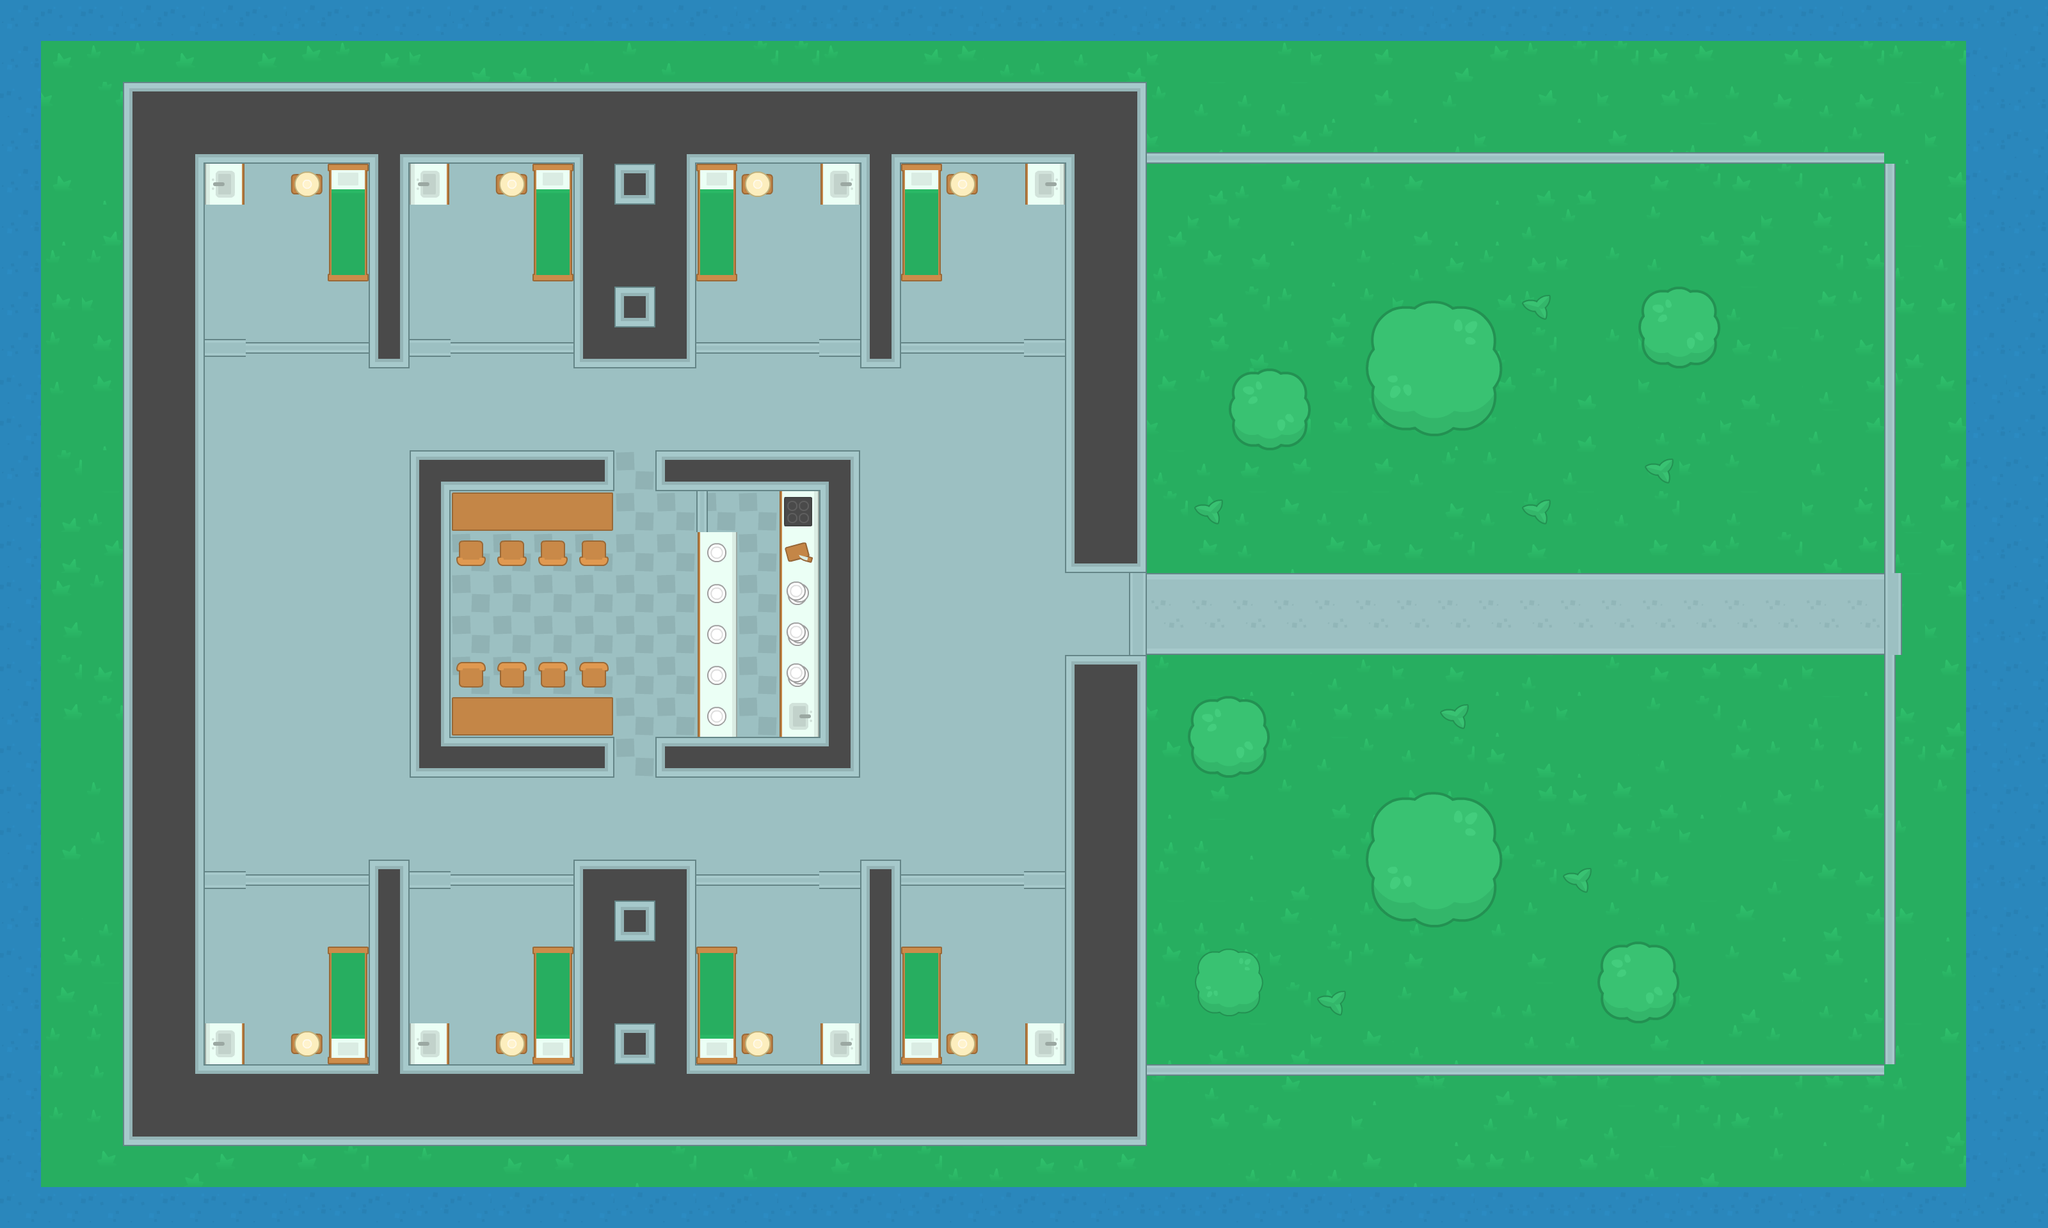

Rendered tile map (Tiled .tmx) drawn with the repository's tilesets; below, a short description and the map source with its tile grids summarised:
An orthogonal 50x30 tile map with 64x64 px tiles, 4 tile layers (Ground, Walls, furniture, decor), 2 tilesets and 88 objects (66x Wall, 18x Zombie, 2x health, Player, shotgun).

<map version="1.0" tiledversion="1.0.3" orientation="orthogonal" renderorder="right-down" width="50" height="30" tilewidth="64" tileheight="64" nextobjectid="96">
 <tileset firstgid="1" source="Tileset2.tsx" />
 <tileset firstgid="2161" source="Tileset.tsx" />
 <layer name="Ground" width="50" height="30">
  <data>[1500 cells, 1441 non-empty, 19 distinct tile ids]</data>
 </layer>
 <layer name="Walls" width="50" height="30">
  <data>[1500 cells, 542 non-empty, 25 distinct tile ids]</data>
 </layer>
 <layer name="furniture" width="50" height="30">
  <data>[1500 cells, 104 non-empty, 32 distinct tile ids]</data>
 </layer>
 <objectgroup name="Object Layer 1">
  <object id="3" name="Wall" x="1664" y="128" width="128" height="768" />
  <object id="6" name="Wall" x="192" y="128" width="1472" height="128" />
  <object id="7" name="Wall" x="192" y="256" width="128" height="1536" />
  <object id="8" name="Wall" x="320" y="1664" width="1472" height="128" />
  <object id="9" name="Wall" x="1664" y="1024" width="128" height="640" />
  <object id="10" name="Wall" x="1792" y="1664" width="1152" height="16" />
  <object id="12" name="Wall" x="2944" y="256" width="16" height="640" />
  <object id="13" name="Wall" x="1792" y="240" width="1152" height="16" />
  <object id="14" name="Wall" x="576" y="1344" width="64" height="320" />
  <object id="15" name="Wall" x="896" y="1344" width="192" height="320" />
  <object id="16" name="Wall" x="1344" y="1344" width="64" height="320" />
  <object id="17" name="Wall" x="1280" y="704" width="64" height="512" />
  <object id="18" name="Wall" x="640" y="704" width="64" height="512" />
  <object id="19" name="Wall" x="1216" y="704" width="64" height="512" />
  <object id="20" name="Wall" x="1088" y="832" width="64" height="320" />
  <object id="21" name="Wall" x="704" y="1152" width="256" height="64" />
  <object id="22" name="Wall" x="704" y="1088" width="256" height="64" />
  <object id="23" name="Wall" x="704" y="768" width="256" height="64" />
  <object id="24" name="Wall" x="704" y="704" width="256" height="64" />
  <object id="25" name="Wall" x="1024" y="704" width="256" height="64" />
  <object id="26" name="Wall" x="704" y="1040" width="240" height="48" />
  <object id="27" name="Wall" x="704" y="832" width="240" height="48" />
  <object id="28" name="Wall" x="896" y="256" width="192" height="320" />
  <object id="29" name="Wall" x="1344" y="256" width="64" height="320" />
  <object id="30" name="Wall" x="576" y="256" width="64" height="320" />
  <object id="31" name="Wall" x="704" y="528" width="192" height="32" />
  <object id="32" name="Wall" x="384" y="528" width="192" height="32" />
  <object id="33" name="Wall" x="1088" y="528" width="192" height="32" />
  <object id="34" name="Wall" x="1408" y="528" width="192" height="32" />
  <object id="35" name="Wall" x="1024" y="1152" width="192" height="64" />
  <object id="36" name="Wall" x="1408" y="1360" width="192" height="32" />
  <object id="37" name="Wall" x="1088" y="1360" width="192" height="32" />
  <object id="38" name="Wall" x="704" y="1360" width="192" height="32" />
  <object id="39" name="Wall" x="384" y="1360" width="192" height="32" />
  <object id="40" name="Wall" x="512" y="1488" width="64" height="176" />
  <object id="41" name="Wall" x="832" y="1488" width="64" height="176" />
  <object id="42" name="Wall" x="1088" y="1488" width="64" height="176" />
  <object id="43" name="Wall" x="1408" y="1488" width="64" height="176" />
  <object id="44" name="Wall" x="1408" y="256" width="64" height="176" />
  <object id="45" name="Wall" x="1088" y="256" width="64" height="176" />
  <object id="46" name="Wall" x="832" y="256" width="64" height="176" />
  <object id="47" name="Wall" x="512" y="256" width="64" height="176" />
  <object id="48" name="Wall" x="320" y="256" width="64" height="64" />
  <object id="49" name="Wall" x="640" y="256" width="64" height="64" />
  <object id="50" name="Wall" x="1280" y="256" width="64" height="64" />
  <object id="51" name="Wall" x="1600" y="256" width="64" height="64" />
  <object id="52" name="Wall" x="320" y="1600" width="64" height="64" />
  <object id="53" name="Wall" x="640" y="1600" width="64" height="64" />
  <object id="54" name="Wall" x="1280" y="1600" width="64" height="64" />
  <object id="55" name="Wall" x="1600" y="1600" width="64" height="64" />
  <object id="56" name="Wall" x="1472" y="1616" width="48" height="48" />
  <object id="57" name="Wall" x="1152" y="1616" width="48" height="48" />
  <object id="58" name="Wall" x="784" y="1616" width="48" height="48" />
  <object id="59" name="Wall" x="464" y="1616" width="48" height="48" />
  <object id="60" name="Wall" x="464" y="256" width="48" height="48" />
  <object id="61" name="Wall" x="784" y="256" width="48" height="48" />
  <object id="62" name="Wall" x="1152" y="256" width="48" height="48" />
  <object id="63" name="Wall" x="1472" y="256" width="48" height="48" />
  <object id="64" name="Wall" x="2160" y="1264" width="160" height="160" />
  <object id="65" name="Wall" x="2512" y="1488" width="96" height="96" />
  <object id="66" name="Wall" x="1888" y="1504" width="64" height="64" />
  <object id="67" name="Wall" x="1872" y="1104" width="96" height="96" />
  <object id="68" name="Wall" x="1936" y="592" width="96" height="96" />
  <object id="69" name="Wall" x="2160" y="496" width="160" height="160" />
  <object id="70" name="Wall" x="2576" y="464" width="96" height="96" />
  <object id="71" name="Player" x="400" y="400" width="32" height="32" />
  <object id="72" name="Zombie" x="1552" y="1488" width="32" height="32" />
  <object id="73" name="Zombie" x="1232" y="1488" width="32" height="32" />
  <object id="74" name="Zombie" x="720" y="1488" width="32" height="32" />
  <object id="75" name="Zombie" x="400" y="1488" width="32" height="32" />
  <object id="76" name="Zombie" x="1552" y="400" width="32" height="32" />
  <object id="77" name="Zombie" x="1232" y="400" width="32" height="32" />
  <object id="79" name="health" x="1168" y="976" width="32" height="32" />
  <object id="80" name="health" x="1552" y="1168" width="32" height="32" />
  <object id="81" name="shotgun" x="1616" y="976" width="32" height="32" />
  <object id="82" name="Zombie" x="2512" y="720" width="32" height="32" />
  <object id="83" name="Zombie" x="2576" y="784" width="32" height="32" />
  <object id="84" name="Zombie" x="2640" y="720" width="32" height="32" />
  <object id="85" name="Zombie" x="2576" y="656" width="32" height="32" />
  <object id="86" name="Zombie" x="2640" y="784" width="32" height="32" />
  <object id="87" name="Zombie" x="2384" y="720" width="32" height="32" />
  <object id="88" name="Zombie" x="2384" y="1104" width="32" height="32" />
  <object id="89" name="Zombie" x="2512" y="1104" width="32" height="32" />
  <object id="90" name="Zombie" x="2448" y="1168" width="32" height="32" />
  <object id="91" name="Zombie" x="2512" y="1168" width="32" height="32" />
  <object id="92" name="Zombie" x="2704" y="976" width="32" height="32" />
  <object id="93" name="Zombie" x="2768" y="912" width="32" height="32" />
  <object id="95" name="Wall" x="2944" y="1024" width="16" height="640" />
 </objectgroup>
 <layer name="decor" width="50" height="30">
  <data>[1500 cells, 40 non-empty, 8 distinct tile ids]</data>
 </layer>
</map>
